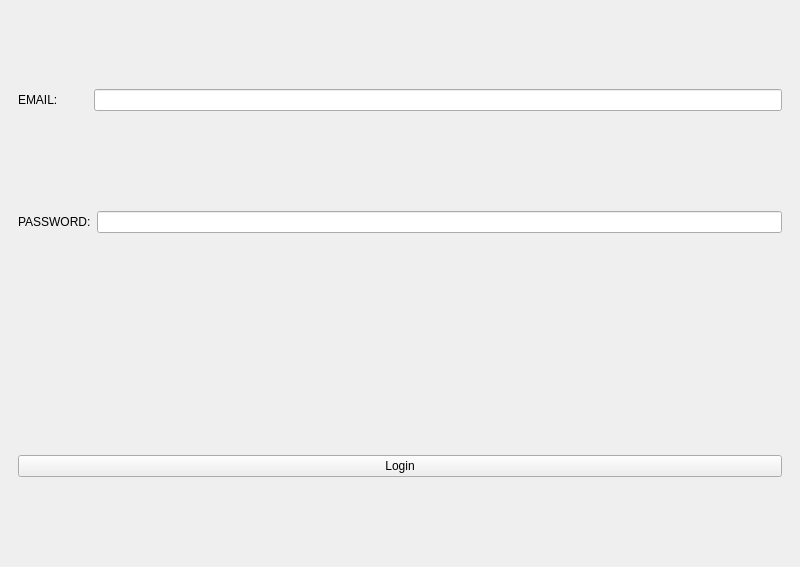
<?xml version="1.0" encoding="UTF-8"?>
<ui version="4.0">
 <class>login_window</class>
 <widget class="QMainWindow" name="login_window">
  <property name="geometry">
   <rect>
    <x>0</x>
    <y>0</y>
    <width>800</width>
    <height>567</height>
   </rect>
  </property>
  <property name="windowTitle">
   <string>MainWindow</string>
  </property>
  <property name="styleSheet">
   <string notr="true">QMainWindow#MainWindow{
/background-color: qconicalgradient(cx:0.525, cy:0.534, angle:180.1, stop:0 rgba(109, 177, 193, 255), stop:0.9801 rgba(255, 192, 192, 255));/
background-color: qlineargradient(spread:pad, x1:1, y1:0.153, x2:1, y2:0.00595455, stop:0 rgba(109, 177, 193, 255), stop:0.721393 rgba(255, 192, 192, 255));
}</string>
  </property>
  <widget class="QWidget" name="centralwidget">
   <layout class="QHBoxLayout" name="horizontalLayout">
    <item>
     <layout class="QVBoxLayout" name="main_verticalLayout">
      <item>
       <widget class="QWidget" name="login_email" native="true">
        <property name="sizePolicy">
         <sizepolicy hsizetype="Expanding" vsizetype="Minimum">
          <horstretch>0</horstretch>
          <verstretch>0</verstretch>
         </sizepolicy>
        </property>
        <property name="maximumSize">
         <size>
          <width>16777215</width>
          <height>50</height>
         </size>
        </property>
        <layout class="QHBoxLayout" name="horizontalLayout_3">
         <item>
          <widget class="QLabel" name="label">
           <property name="text">
            <string>EMAIL:         </string>
           </property>
          </widget>
         </item>
         <item>
          <widget class="QLineEdit" name="enter_email"/>
         </item>
        </layout>
       </widget>
      </item>
      <item>
       <widget class="QWidget" name="login_pw" native="true">
        <property name="sizePolicy">
         <sizepolicy hsizetype="Expanding" vsizetype="Minimum">
          <horstretch>0</horstretch>
          <verstretch>0</verstretch>
         </sizepolicy>
        </property>
        <property name="maximumSize">
         <size>
          <width>16777215</width>
          <height>50</height>
         </size>
        </property>
        <layout class="QHBoxLayout" name="horizontalLayout_4">
         <item>
          <widget class="QLabel" name="label_2">
           <property name="text">
            <string>PASSWORD:</string>
           </property>
          </widget>
         </item>
         <item>
          <widget class="QLineEdit" name="enter_pw"/>
         </item>
        </layout>
       </widget>
      </item>
      <item>
       <widget class="QWidget" name="ERROR" native="true">
        <property name="sizePolicy">
         <sizepolicy hsizetype="Expanding" vsizetype="Minimum">
          <horstretch>0</horstretch>
          <verstretch>0</verstretch>
         </sizepolicy>
        </property>
        <property name="maximumSize">
         <size>
          <width>16777215</width>
          <height>50</height>
         </size>
        </property>
        <layout class="QHBoxLayout" name="horizontalLayout_5">
         <item>
          <widget class="QLabel" name="ERROR_message">
           <property name="text">
            <string/>
           </property>
           <property name="alignment">
            <set>Qt::AlignCenter</set>
           </property>
          </widget>
         </item>
        </layout>
       </widget>
      </item>
      <item>
       <widget class="QWidget" name="buttons" native="true">
        <property name="sizePolicy">
         <sizepolicy hsizetype="Expanding" vsizetype="Minimum">
          <horstretch>0</horstretch>
          <verstretch>0</verstretch>
         </sizepolicy>
        </property>
        <property name="maximumSize">
         <size>
          <width>16777215</width>
          <height>50</height>
         </size>
        </property>
        <layout class="QHBoxLayout" name="horizontalLayout_2">
         <item>
          <widget class="QPushButton" name="Login_button">
           <property name="text">
            <string>Login</string>
           </property>
          </widget>
         </item>
        </layout>
       </widget>
      </item>
     </layout>
    </item>
   </layout>
  </widget>
 </widget>
 <resources/>
 <connections/>
</ui>
